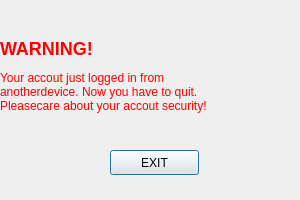
<?xml version="1.0" encoding="UTF-8"?>
<ui version="4.0">
 <class>WarningDialog</class>
 <widget class="QDialog" name="WarningDialog">
  <property name="geometry">
   <rect>
    <x>0</x>
    <y>0</y>
    <width>300</width>
    <height>200</height>
   </rect>
  </property>
  <property name="windowTitle">
   <string>IM v1.0 © chili</string>
  </property>
  <property name="windowIcon">
   <iconset resource="icon.qrc">
    <normaloff>:/new/prefix1/assets/im.png</normaloff>:/new/prefix1/assets/im.png</iconset>
  </property>
  <widget class="QPushButton" name="pushButton">
   <property name="geometry">
    <rect>
     <x>110</x>
     <y>150</y>
     <width>89</width>
     <height>25</height>
    </rect>
   </property>
   <property name="text">
    <string>EXIT</string>
   </property>
  </widget>
  <widget class="QLabel" name="label">
   <property name="geometry">
    <rect>
     <x>0</x>
     <y>10</y>
     <width>300</width>
     <height>131</height>
    </rect>
   </property>
   <property name="sizePolicy">
    <sizepolicy hsizetype="Fixed" vsizetype="Fixed">
     <horstretch>0</horstretch>
     <verstretch>0</verstretch>
    </sizepolicy>
   </property>
   <property name="text">
    <string>&lt;html&gt;&lt;head/&gt;&lt;body&gt;&lt;p&gt;&lt;span style=&quot; font-size:x-large; font-weight:600; color:#ff0000;&quot;&gt;WARNING!&lt;/span&gt;&lt;/p&gt;&lt;p&gt;&lt;span style=&quot; color:#ff0000;&quot;&gt;Your accout just logged in from &lt;br/&gt;anotherdevice. Now you have to quit.&lt;br/&gt;Pleasecare about your accout security!&lt;/span&gt;&lt;/p&gt;&lt;/body&gt;&lt;/html&gt;</string>
   </property>
   <property name="textFormat">
    <enum>Qt::RichText</enum>
   </property>
   <property name="margin">
    <number>20</number>
   </property>
  </widget>
 </widget>
 <resources>
  <include location="icon.qrc"/>
 </resources>
 <connections>
  <connection>
   <sender>pushButton</sender>
   <signal>clicked()</signal>
   <receiver>WarningDialog</receiver>
   <slot>reject()</slot>
   <hints>
    <hint type="sourcelabel">
     <x>148</x>
     <y>158</y>
    </hint>
    <hint type="destinationlabel">
     <x>266</x>
     <y>167</y>
    </hint>
   </hints>
  </connection>
 </connections>
</ui>
